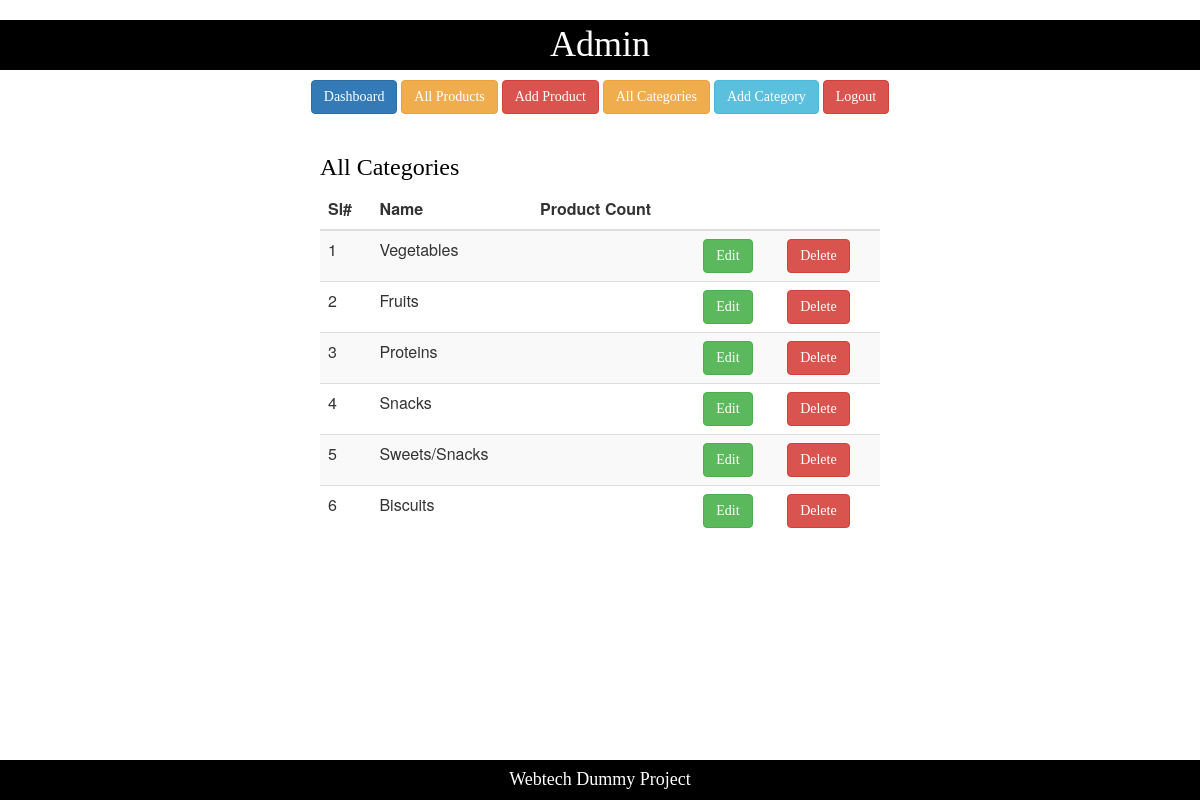
Screenshot of /quiz-2/allcategories.php with the database file from the repository.
### tables this page shows
CREATE TABLE `categories` (
  `id` int(12) NOT NULL,
  `name` varchar(20) NOT NULL
);

### quiz-2/models/db_connect.php (called while the page is built, shortened)
<?php
	$servername = "localhost";
	$db_username="root";
	$db_password="";
	$db_name="p_inventory";
	function getArray($query){
		global $servername, $db_username, $db_password,$db_name;
		$conn = mysqli_connect($servername,$db_username,$db_password,$db_name);
		$result = mysqli_query($conn,$query);
		$data = array();
		while($row = mysqli_fetch_assoc($result)){
			$data[] = $row;
		}
		return $data;
	}
?>

### quiz-2/controllers/CategoryController.php (called while the page is built, shortened)
<?php
	require_once 'models/db_connect.php';
	function getAllCategories(){
		$query = "SELECT * FROM categories";
		$categories = getArray($query);
		return $categories;
	}
?>

### quiz-2/allcategories.php (the view)
<?php
	include 'admin_header.php';
	require_once 'controllers/CategoryController.php';
	$categories = getAllCategories();
?>
<div class="center">
	<h3 class="text">All Categories</h3>
	<table class="table table-striped">
		<thead>
			<th>Sl#</th>
			<th> Name</th>
			<th>Product Count </th>
			<th></th>
			<th></th>
		</thead>
		<tbody>
			<?php
				foreach($categories as $category){
					echo "<tr>";
					echo "<td>".$category["id"]."</td>";
					echo "<td>".$category["name"]."</td>";
					echo "<td></td>";
					echo '<td><a href="editcategory.php?id='.$category["id"].'" class="btn btn-success">Edit</a></td>';
					echo '<td><a class="btn btn-danger">Delete</td>';
					echo "</tr>";
				}
			?>
		</tbody>
	</table>
</div>
<?php include 'admin_footer.php';?>

### quiz-2/admin_header.php (shortened to what this page needs)
<html>
	<head>
		<link rel="stylesheet" href="https://maxcdn.bootstrapcdn.com/bootstrap/3.3.7/css/bootstrap.min.css">
		<link rel="stylesheet" href="styles/mystyle.css">
	</head>
	<body>
		<div class="text-center">
			<h1 class="header">Admin</h1>
		</div>
		<div class="text-center">
			<a href="dashboard.php" class="btn btn-primary">Dashboard</a>
			<a href="allproducts.php" class="btn btn-warning">All Products</a>
			<a href="addproduct.php" class="btn btn-danger">Add Product</a>
			<a href="allcategories.php" class="btn btn-warning">All Categories</a>
			<a href="addcategory.php" class="btn btn-info">Add Category</a>
			<a href="index.php" class="btn btn-danger">Logout</a>
		</div>

### quiz-2/admin_footer.php
		<footer class="footer">
			<h4>Webtech Dummy Project</h4>
		</footer>
	</body>
</html>

### quiz-2/styles/mystyle.css (style rules this page uses)
body { background-color:white; padding:0px; }
.text { font-family:consolas; color:black; }
.footer { position:fixed; left:0; bottom:0; width: 100%; background-color: black; color: white; text-align: center; font-family:consolas; }
.header { position:relative; left:0; top:0; width: 100%; background-color: black; color: white; text-align: center; font-family:consolas; padding:5px; }
.center { margin: 0 auto; width:50% ; padding:20px; }
.btn { font-family:consolas; }

### rows the page displays
categories: id "1", name "Vegetables"
categories: id "2", name "Fruits"
categories: id "3", name "Proteins"
categories: id "4", name "Snacks"
categories: id "5", name "Sweets/Snacks"
categories: id "6", name "Biscuits"
